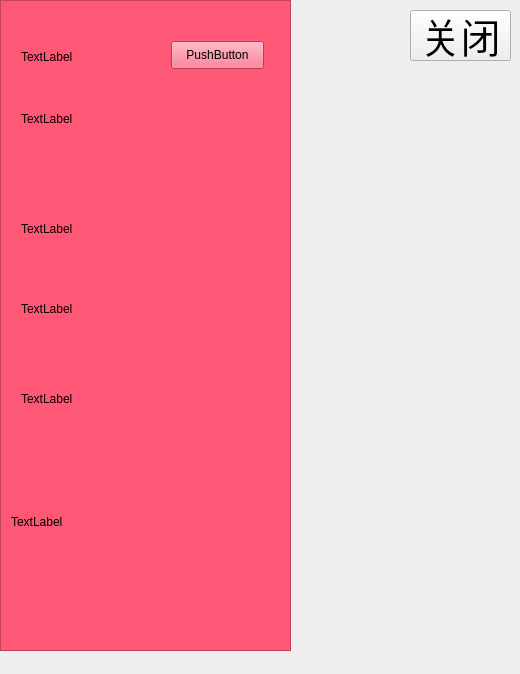
<?xml version="1.0" encoding="UTF-8"?>
<ui version="4.0">
 <class>shop</class>
 <widget class="QWidget" name="shop">
  <property name="geometry">
   <rect>
    <x>0</x>
    <y>0</y>
    <width>520</width>
    <height>674</height>
   </rect>
  </property>
  <property name="windowTitle">
   <string>shop</string>
  </property>
  <widget class="QPushButton" name="close">
   <property name="geometry">
    <rect>
     <x>410</x>
     <y>10</y>
     <width>101</width>
     <height>51</height>
    </rect>
   </property>
   <property name="font">
    <font>
     <family>楷体</family>
     <pointsize>30</pointsize>
    </font>
   </property>
   <property name="text">
    <string>关闭</string>
   </property>
  </widget>
  <widget class="QWidget" name="widget_3" native="true">
   <property name="geometry">
    <rect>
     <x>580</x>
     <y>260</y>
     <width>120</width>
     <height>80</height>
    </rect>
   </property>
  </widget>
  <widget class="QScrollArea" name="scrollArea">
   <property name="geometry">
    <rect>
     <x>0</x>
     <y>0</y>
     <width>291</width>
     <height>651</height>
    </rect>
   </property>
   <property name="styleSheet">
    <string notr="true">background-color: rgb(255, 87, 118);</string>
   </property>
   <property name="widgetResizable">
    <bool>true</bool>
   </property>
   <widget class="QWidget" name="scrollAreaWidgetContents">
    <property name="geometry">
     <rect>
      <x>0</x>
      <y>0</y>
      <width>289</width>
      <height>649</height>
     </rect>
    </property>
    <widget class="QLabel" name="label">
     <property name="geometry">
      <rect>
       <x>20</x>
       <y>40</y>
       <width>72</width>
       <height>31</height>
      </rect>
     </property>
     <property name="text">
      <string>TextLabel</string>
     </property>
    </widget>
    <widget class="QPushButton" name="pushButton">
     <property name="geometry">
      <rect>
       <x>170</x>
       <y>40</y>
       <width>93</width>
       <height>28</height>
      </rect>
     </property>
     <property name="text">
      <string>PushButton</string>
     </property>
    </widget>
    <widget class="QLabel" name="label_2">
     <property name="geometry">
      <rect>
       <x>20</x>
       <y>110</y>
       <width>72</width>
       <height>15</height>
      </rect>
     </property>
     <property name="text">
      <string>TextLabel</string>
     </property>
    </widget>
    <widget class="QLabel" name="label_3">
     <property name="geometry">
      <rect>
       <x>20</x>
       <y>220</y>
       <width>72</width>
       <height>15</height>
      </rect>
     </property>
     <property name="text">
      <string>TextLabel</string>
     </property>
    </widget>
    <widget class="QLabel" name="label_4">
     <property name="geometry">
      <rect>
       <x>20</x>
       <y>300</y>
       <width>72</width>
       <height>15</height>
      </rect>
     </property>
     <property name="text">
      <string>TextLabel</string>
     </property>
    </widget>
    <widget class="QLabel" name="label_5">
     <property name="geometry">
      <rect>
       <x>20</x>
       <y>390</y>
       <width>72</width>
       <height>15</height>
      </rect>
     </property>
     <property name="text">
      <string>TextLabel</string>
     </property>
    </widget>
    <widget class="QLabel" name="label_6">
     <property name="geometry">
      <rect>
       <x>10</x>
       <y>480</y>
       <width>71</width>
       <height>81</height>
      </rect>
     </property>
     <property name="text">
      <string>TextLabel</string>
     </property>
    </widget>
   </widget>
  </widget>
 </widget>
 <layoutdefault spacing="6" margin="11"/>
 <resources/>
 <connections/>
</ui>
